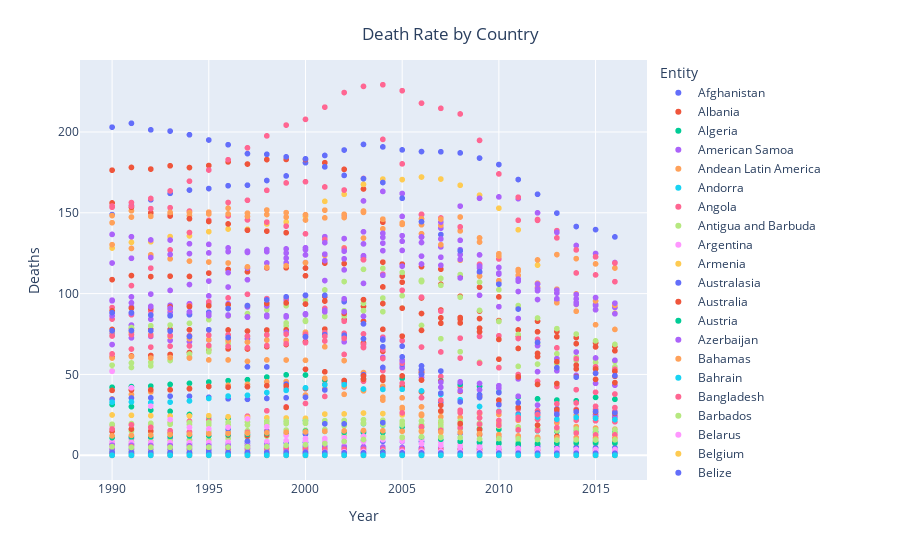

Notebook cell for this chart:
### Code cell
fig = px.scatter(data_frame=malaria_deaths_inc,
           x='Year', \
           y='Deaths', \
          color='Entity')

fig.update_layout(title={
                   'text': 'Death Rate by Country',
                    'x':0.5,
                    'y':0.95,
                    'xanchor': 'center',
                    'yanchor': 'top'
})

fig.show();
